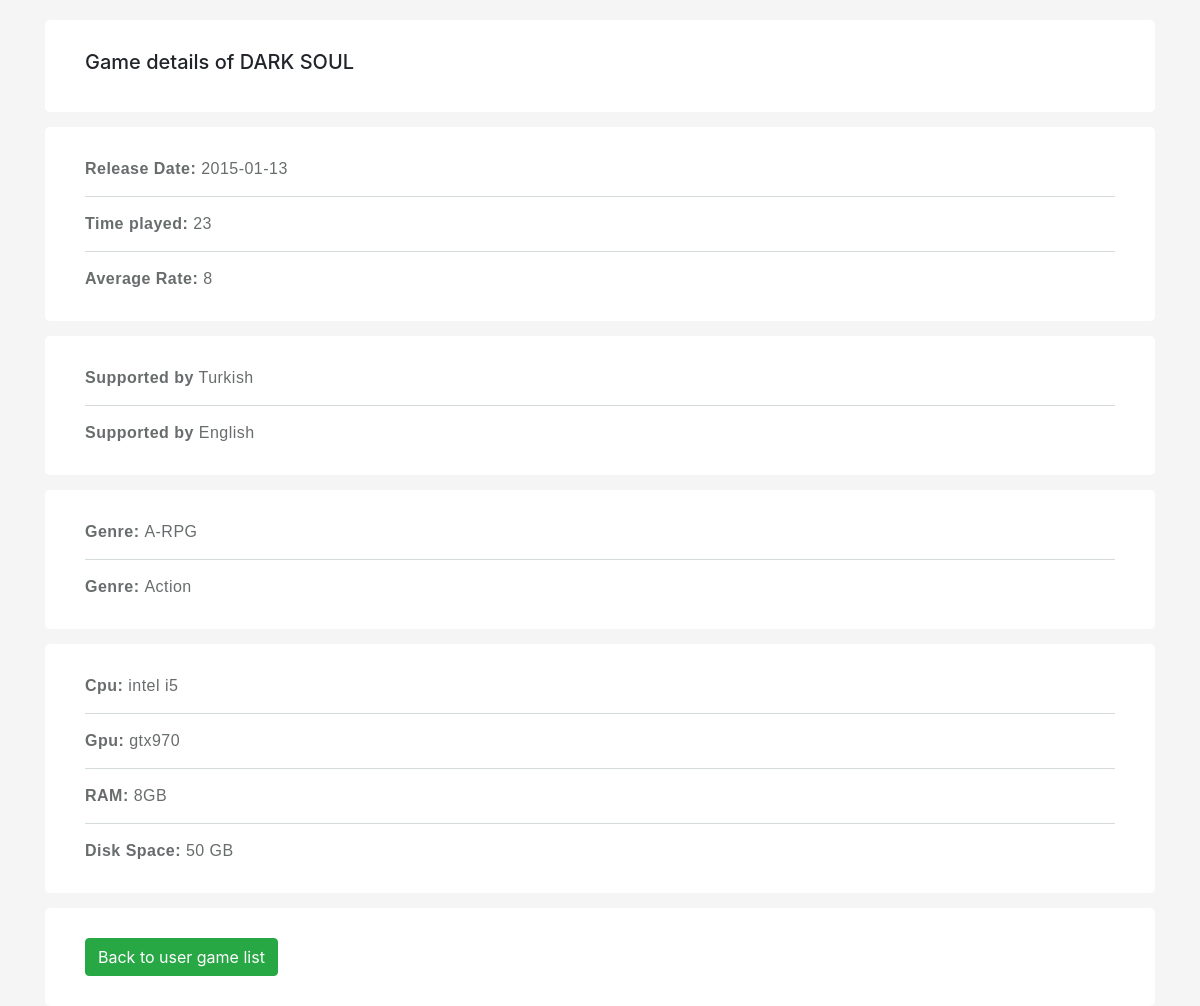
Screenshot of /SUPlay/gamedetail.php?gameid=23 with the database file from the repository.
### tables this page shows
CREATE TABLE `game` (
  `game_id` int(11) NOT NULL,
  `name` varchar(50) NOT NULL,
  `avr_rate` int(11) DEFAULT NULL,
  `release_date` date NOT NULL,
  `time_played` int(11) DEFAULT NULL
);

CREATE TABLE `hardware_requirement` (
  `requirement_id` int(11) NOT NULL,
  `cpu_model` varchar(20) DEFAULT NULL,
  `gpu_model` varchar(20) DEFAULT NULL,
  `ram` varchar(20) DEFAULT NULL,
  `disk_space` varchar(20) DEFAULT NULL
);

### SUPlay/gamedetail.php (the view, shortened to what this page needs)
<html lang="en"><head>
    <link href="https://cdn.jsdelivr.net/npm/bootstrap@4.4.1/dist/css/bootstrap.min.css" rel="stylesheet">
</head>
<body style="">
<link rel="stylesheet" href="https://cdnjs.cloudflare.com/ajax/libs/font-awesome/5.12.1/css/all.min.css">
<div class="container">
    <div class="row">
        <div class="col-md-12">
        <?php
        include "config.php";
        $gameid = $_GET['gameid'];
        $sql_command = "SELECT * FROM game WHERE game_id = $gameid";
        $result =  mysqli_query($db, $sql_command);
        $rows = mysqli_fetch_assoc($result);
            $game_id = $rows['game_id'];
            $name = $rows['name'];
            $avr_rate = $rows['avr_rate'];
            $release_date = $rows['release_date'];
            $time_played = $rows['time_played'];
            $sql_command_for_language = "SELECT game.name, language.language_name FROM language, game, supports WHERE supports.game_id = game.game_id AND language.language_id = supports.language_id AND game.game_id = $game_id";
            $result_languages =  mysqli_query($db, $sql_command_for_language);
            $sql_command_for_genre = "SELECT game.name, genre.genre_name FROM genre, game, belongs_to WHERE belongs_to.game_id = game.game_id AND genre.genre_id = belongs_to.genre_id AND game.game_id = $game_id";
            $result_genres =  mysqli_query($db, $sql_command_for_genre);
            $sql_command_for_hardware = "SELECT hardware_requirement.cpu_model, hardware_requirement.gpu_model, hardware_requirement.ram, hardware_requirement.disk_space FROM requires, game, hardware_requirement WHERE game.game_id = $game_id AND game.game_id = requires.game_id AND requires.requirement_id = hardware_requirement.requirement_id";
            $result_hardware =  mysqli_query($db, $sql_command_for_hardware);
            echo  "<div class='project-info-box mt-0'>".
                "<h5>Game details of $name</h5>".
            "</div>".
            "<div class='project-info-box'>".
                "<p><b>Release Date:</b> $release_date</p>".
                "<p><b>Time played:</b> $time_played</p>".
                "<p><b>Average Rate:</b> $avr_rate</p>".
            "</div>".
            "<div class='project-info-box'>";
            while ($rows_languages = mysqli_fetch_assoc($result_languages))
            {
                $language_name = $rows_languages['language_name'];
                echo "<p><b>Supported by</b> $language_name</p>";
            }
            echo "</div>". "<div class='project-info-box'>";
            while ($rows_genres = mysqli_fetch_assoc($result_genres))
            {
                $genre_name = $rows_genres['genre_name'];
                echo "<p><b>Genre: </b> $genre_name</p>";
            }
            echo "</div>". "<div class='project-info-box'>";
            while ($rows_hardware = mysqli_fetch_assoc($result_hardware))
            {
                $cpu = $rows_hardware['cpu_model'];
                $gpu = $rows_hardware['gpu_model'];
                $ram = $rows_hardware['ram'];
                $disk_space = $rows_hardware['disk_space'];
                echo "<p><b>Cpu: </b> $cpu</p>";
                echo "<p><b>Gpu: </b> $gpu</p>";
                echo "<p><b>RAM: </b> $ram</p>";
                echo "<p><b>Disk Space: </b> $disk_space</p>";
            }
            echo "</div>";
            echo "<div class='project-info-box mt-0 mb-0'>".
                "<a href=usergamelist.php class='mb-0 btn btn-success'>".
                    "Back to user game list".
                "</a>".
            "</div>";
        ?>
        </div>
    </div>
</div>
</body></html>

### SUPlay/gamedetail.php (style rules this page uses)
body { background:#f5f5f5; margin-top:20px; }
.project-info-box { margin: 15px 0; background-color: #fff; padding: 30px 40px; border-radius: 5px; }
.project-info-box p { margin-bottom: 15px; padding-bottom: 15px; border-bottom: 1px solid #d5dadb; }
.project-info-box p:last-child { margin-bottom: 0; padding-bottom: 0; border-bottom: none; }
a.btn, a.btn-social { display: inline-block; }
.mb-0 { margin-bottom: 0 !important; }
p { font-family: "Barlow", sans-serif !important; font-weight: 300; font-size: 1rem; color: #686c6d; letter-spacing: 0.03rem; margin-bottom: 10px; }
b, strong { font-weight: 700 !important; }

### rows the page displays
game: name "DARK SOUL", release_date "2015-01-13", time_played "23", avr_rate "8"
hardware_requirement: cpu_model "intel i5", gpu_model "gtx970", ram "8GB", disk_space "50 GB"

### other values shown
$language_name "Turkish"
$language_name "English"
$genre_name "A-RPG"
$genre_name "Action"
